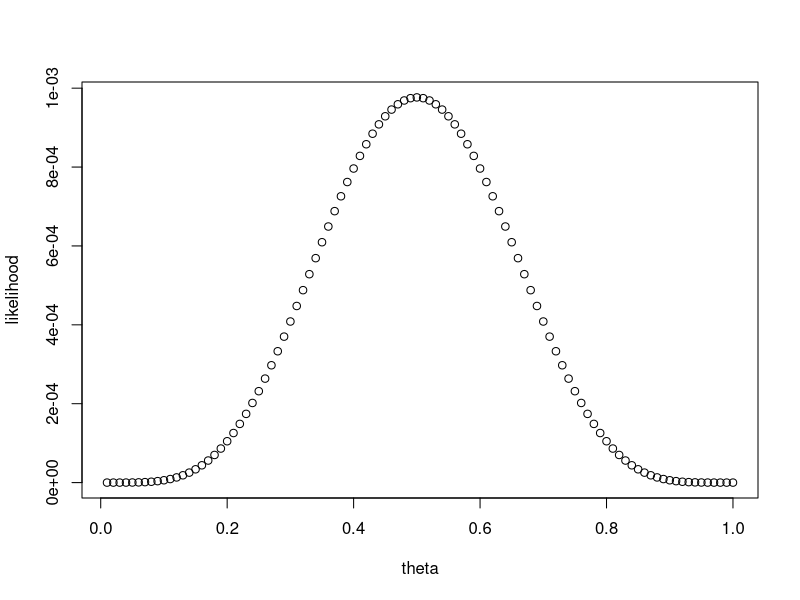
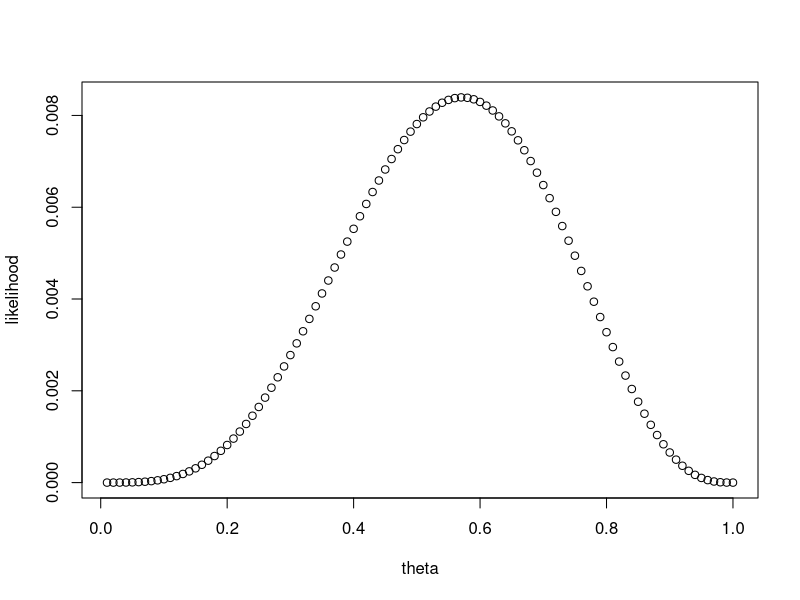
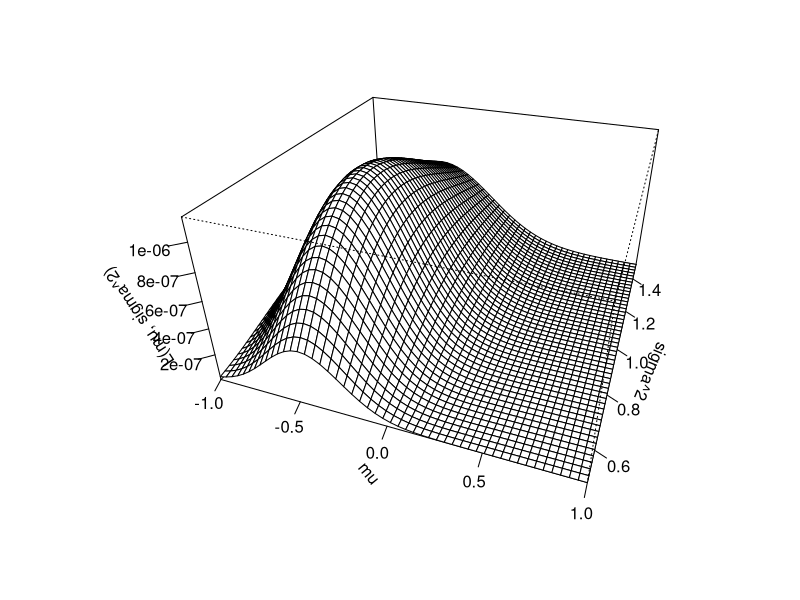
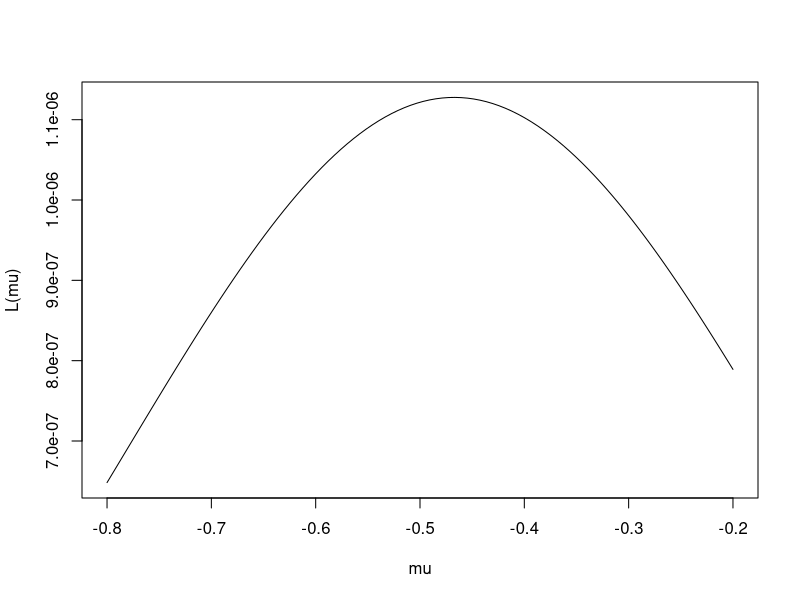

Write R code to recreate these figures, in order.
## ---- chunk 1
#| fig-cap: "그림1: 예제1의 $L(\\theta)$를 나타내는 산점도. 육안으로 파악하였을 경우는 대충 $\\theta=0.5$ 근처에서 최대값을 가지는 것 처럼 보인다."
#| fig-width: 6
#| fig-height: 5
#| echo: true
theta = 1:100/100
likelihood = (1-theta)^5 * theta^5
plot(theta,likelihood)
## ---- chunk 2
#| fig-cap: "그림2: 예제2의 $L(\\theta)$를 나타내는 산점도. 육안으로 파악하였을 경우는 대충 $\\theta=0.6$ 근처에서 최대값을 가지는 것 처럼 보인다."
#| fig-width: 6
#| fig-height: 5
#| echo: true
theta = 1:100/100
likelihood = (1-theta)^3 * theta^4
plot(theta,likelihood)
## ---- chunk 3
#| echo: true
likelihood
max(likelihood) 
which.max(likelihood)
## ---- chunk 4
#| echo: true
theta
## ---- chunk 5
#| echo: true
4/7
## ---- chunk 6
set.seed(12)
x = rnorm(10)
## ---- chunk 7
#| echo: true
x
## ---- chunk 8
#| echo: true
1/sqrt(2*pi) * exp(-x^2/2)
prod(1/sqrt(2*pi) * exp(-x^2/2))
## ---- chunk 9
#| fig-cap: "그림3: 예제3의 가능도함수 $L(\\mu, \\sigma^2)$의 곡면"
#| fig-width: 8
#| fig-height: 7
#| echo: false
mu_vals = seq(-1.0, 1.0, length=50)
sigma2_vals = seq(0.5, 1.5, length=50)
likelihood_matrix = matrix(0, nrow=length(mu_vals), ncol=length(sigma2_vals))

for(i in 1:length(mu_vals)) {
  for(j in 1:length(sigma2_vals)) {
    mu = mu_vals[i]
    sigma2 = sigma2_vals[j]
    likelihood_matrix[i,j] = prod(dnorm(x, mean=mu, sd=sqrt(sigma2)))
  }
}

persp(mu_vals, sigma2_vals, likelihood_matrix,
      xlab="mu", ylab="sigma^2", zlab="L(mu, sigma^2)",
      theta=20, phi=30, expand=0.5,
      ticktype="detailed")
## ---- chunk 10
#| echo: true
mean(x)
## ---- chunk 11
#| echo: true
sd(x) # 이게 약간 달라보이는 것은 기분탓일까?? 
## ---- chunk 12
set.seed(12)
x = rnorm(10)
## ---- chunk 13
#| echo: true
x
## ---- chunk 14
#| fig-cap: "그림4: 예제4의 $L(\\mu)$를 나타내는 곡선. $\\mu=-0.5$와 $\\mu=-0.4$ 사이에서 최대값이 있는듯하다." 
#| fig-width: 6
#| fig-height: 5
#| echo: false
cal_likelihood <- function(mu){
  temp = 1/(sqrt(2*pi)) * exp(-(x-mu)^2/2)
  prod(temp)
}

mu_vals = seq(-0.8, -0.2, length=100)
likelihood_vals = sapply(mu_vals, cal_likelihood)
plot(mu_vals, likelihood_vals, type='l', xlab='mu', ylab='L(mu)')
## ---- chunk 15
#| echo: true
mean(x)
